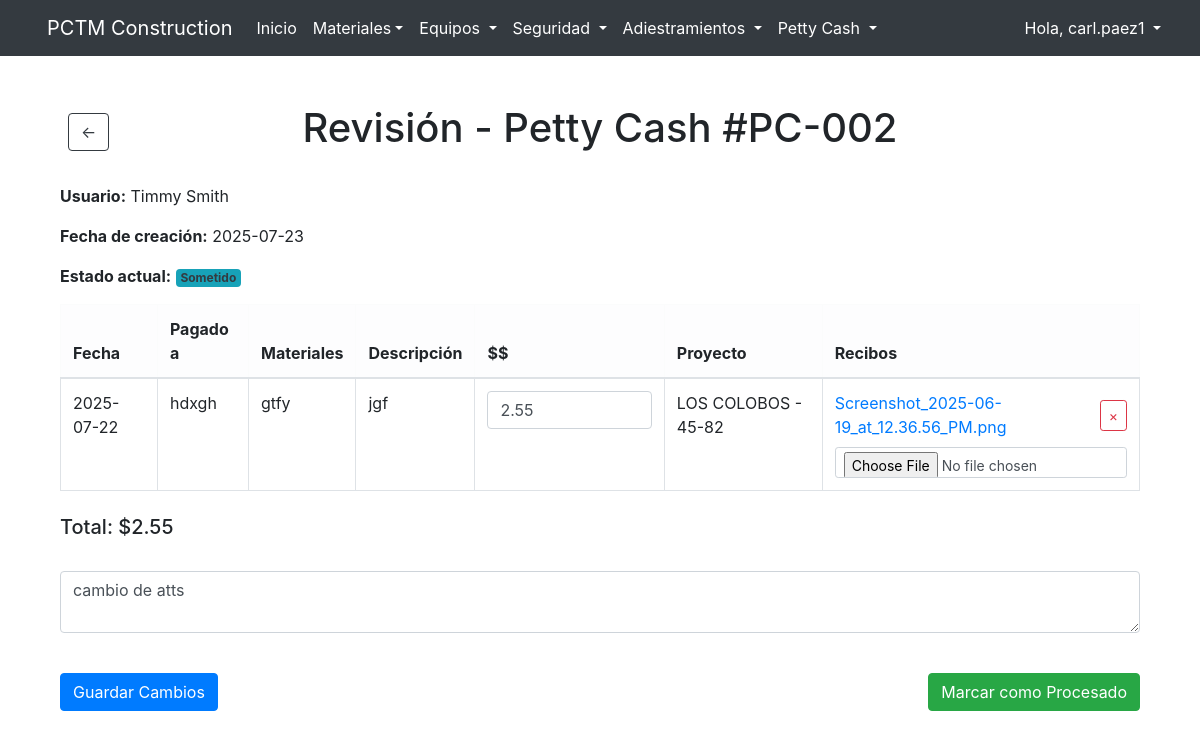
/pettycash/2/review (signed in), run on the app's committed database.
### website/models.py (models this page shows, shortened)
class User(db.Model, UserMixin):
    id = db.Column(db.Integer, primary_key=True)
    email = db.Column(db.String(150), unique = True)
    username = db.Column(db.String(10), unique = True)
    password = db.Column(db.String(150))
    first_name = db.Column(db.String(150))
    last_name = db.Column(db.String(150))
    group = db.Column(db.String(50), default='standard')

class PettyCash(db.Model):
    id = db.Column(db.Integer, primary_key=True)
    petty_num = db.Column(db.String(10), nullable=False, unique=True)
    date = db.Column(db.DateTime(timezone=True), default=func.now())
    user_id = db.Column(db.Integer, db.ForeignKey('user.id'))
    user = db.relationship('User', foreign_keys=[user_id], backref='petty_cash')
    total_amount = db.Column(db.Float, default=0.0)   # ✅ ADD THIS HERE
    status = db.Column(db.String(20), default='No Completado')  # ✅ Optional status field
    processed_date = db.Column(db.DateTime(timezone=True), nullable=True)
    processed_by_id = db.Column(db.Integer, db.ForeignKey('user.id'), nullable=True)
    processed_by = db.relationship('User', foreign_keys=[processed_by_id])
    review_notes = db.Column(db.Text, nullable=True)
    pettycashitems = db.relationship('PettyCashItems', backref='petty_cash', cascade="all, delete-orphan")

class PettyCashItems(db.Model):
    id = db.Column(db.Integer, primary_key=True)
    date = db.Column(db.DateTime(timezone=True))
    paid_to = db.Column(db.String(50), nullable=False)
    material = db.Column(db.String(500), nullable=False)
    description = db.Column(db.String(500), nullable=False)
    quantity = db.Column(db.Float)
    project_id = db.Column(db.Integer, db.ForeignKey('projects.id'), nullable=False)
    project = db.relationship('Projects', backref='petty_cash_items')
    pettycash_id = db.Column(db.Integer, db.ForeignKey('petty_cash.id'), nullable=False)

class Projects(db.Model):
    id = db.Column(db.Integer, primary_key=True)
    project= db.Column(db.String(100), nullable = False)
    jobnumber = db.Column(db.String(10))
    engineer = db.Column(db.String(150))
    email=db.Column(db.String(150))

class PettyCashItemsDocs(db.Model):
    id = db.Column(db.Integer, primary_key=True)
    filename = db.Column(db.String(500), nullable=False)
    filepath = db.Column(db.String(500), nullable=False)
    pettycashitem_id = db.Column(db.Integer, db.ForeignKey('petty_cash_items.id'), nullable=False)
    item = db.relationship("PettyCashItems", backref="docs")

### website/views.py (the view, shortened to what this page needs)
@views.route('/pettycash/<int:petty_id>/review', methods=['GET', 'POST'])
@login_required
def review_pettycash(petty_id):
    if current_user.group not in ['admin', 'manager']:
        flash("Acceso denegado", category='error')
        return redirect(url_for('views.home'))
    petty = PettyCash.query.get_or_404(petty_id)
    items = PettyCashItems.query.filter_by(pettycash_id=petty.id).all()
    all_projects = Projects.query.all()
    return render_template('review_pettycash.html', petty=petty, items=items, user=current_user, all_projects=all_projects)

### website/templates/review_pettycash.html (shortened to what this page needs)
{% extends "base.html" %}
{% block content %}
<br />
<div class="container mt-4">
  <div class="mb-4">
      <div class="position-relative" style="height: 56px;">
        <a href="#"
          onclick="history.go(-1)"
          class="btn btn-outline-dark position-absolute"
          style="top: 50%; left: 0; transform: translateY(-50%); margin-left: 8px;">
          &#8592;
        </a>
        <h1 class="mb-0 position-absolute w-100 text-center"
            style="pointer-events: none;" >
            Revisión - Petty Cash #{{ petty.petty_num }}
        </h1>
      </div>
  </div>
  <p><strong>Usuario:</strong> {{ petty.user.first_name }} {{ petty.user.last_name }}</p>
  <p><strong>Fecha de creación:</strong> {{ petty.date.strftime('%Y-%m-%d') }}</p>
  <p><strong>Estado actual:</strong> <span class="badge bg-info text-dark">{{ petty.status }}</span></p>
  <form method="POST" enctype="multipart/form-data">
    <table class="table table-bordered mt-3">
      <thead class="table-light">
        <tr>
          <th>Fecha</th>
          <th>Pagado a</th>
          <th>Materiales</th>
          <th>Descripción</th>
          <th>$$</th>
          <th>Proyecto</th>
          <th>Recibos</th>
        </tr>
      </thead>
      <tbody>
        {% for item in items %}
        <tr>
          <td>{{ item.date.strftime('%Y-%m-%d') }}</td>
          <td>{{ item.paid_to }}</td>
          <td>{{ item.material }}</td>
          <td>{{ item.description }}</td>
          <td>
            <input type="number" name="quantity[]" step="0.01" class="form-control qty" value="{{ item.quantity }}">
          </td>
          <td>
            {% for project in all_projects %}
              {% if item.project_id == project.id %}
                {{ project.project }} - {{ project.jobnumber }}
              {% endif %}
            {% endfor %}
          </td>
          <td>
            {% for doc in item.docs %}
              <div class="uploaded-doc d-flex align-items-center mb-2">
                <a href="{{ url_for('static', filename='pettycash/' ~ doc.filename) }}" target="_blank" class="me-2">{{ doc.filename }}</a>
                <button type="button"
                class="btn btn-sm btn-outline-danger ms-2"
                onclick="removeExistingFile(this, '{{ item.id }}', '{{ doc.id }}')">
                  &times;
                </button>
              </div>
            {% endfor %}
            <div class="d-flex align-items-center mt-1">
              <input type="file" name="docs_item_{{ item.id }}" class="form-control form-control-sm me-2" onchange="showClearBtn(this)">
            </div>
          </td>
        </tr>
        {% endfor %}
      </tbody>
    </table>
    <div class="d-flex justify-content-between align-items-center mt-4">
      <div>
        <h5>Total: ${{ '%.2f'|format(petty.total_amount) }}</h5>
      </div>
      <br />
    </div>
    <div class="d-flex justify-content-between align-items-center mt-4">
      {% if petty.status == 'Sometido' %}
        <textarea name="review_notes" placeholder="Notas:" class="form-control mb-3">{{ petty.review_notes or '' }}</textarea>
      {% endif %}
    </div>
    <div class="d-flex justify-content-between align-items-center mt-4">
      <button type="submit" name="action" value="save" class="btn btn-primary">
        Guardar Cambios
      </button>
      <button type="submit" name="action" value="mark_processed" class="btn btn-success ">
        Marcar como Procesado
      </button>
    </div>
  </form>
</div>
<br />
{% endblock %}

### website/templates/base.html (shortened to what this page needs)
<!DOCTYPE html>
<html>
  <head>
    <link
      rel="stylesheet"
      href="https://stackpath.bootstrapcdn.com/bootstrap/4.4.1/css/bootstrap.min.css"
    />
    <link
      rel="stylesheet"
      href="https://stackpath.bootstrapcdn.com/font-awesome/4.7.0/css/font-awesome.min.css"
    />
    <link rel="stylesheet" href="https://cdn.jsdelivr.net/npm/bootstrap-icons@1.11.3/font/bootstrap-icons.min.css">
    <link rel="stylesheet" href="https://stackpath.bootstrapcdn.com/bootstrap/4.5.2/css/bootstrap.min.css">
  </head>
  <body>
    <nav class="navbar navbar-expand-lg navbar-dark bg-dark">
      <div class="container-fluid">
        <div class="d-flex align-items-center">
          <a class="navbar-brand me-2" href="#">PCTM Construction</a>
        </div>
        <div class="collapse navbar-collapse " id="navbar">
          <ul class="navbar-nav w-100 d-flex flex-column flex-lg-row">
            {% if user.is_authenticated %}
            <li class="nav-item">
              <a class="nav-link text-white" id="home" href="/">Inicio</a>
            </li>
            <li class="nav-item dropdown">
              <a class="nav-link dropdown-toggle text-white" id="navbarDropdown" href="#" role="button" data-toggle="dropdown" aria-haspopup="true" aria-expanded="false">Materiales</a>
            </li>
            <li class="nav-item dropdown">
              <a class="nav-link dropdown-toggle text-white" href="#" id="navbarDropdown" role="button" data-toggle="dropdown" aria-haspopup="true" aria-expanded="false">
                Equipos
              </a>
            </li>
            <li class="nav-item dropdown">
              <a class="nav-link dropdown-toggle text-white" href="#" id="navbarDropdown" role="button" data-toggle="dropdown" aria-haspopup="true" aria-expanded="false">
                Seguridad
              </a>
            </li>
              {% if current_user.group in ['admin','manager'] %}
                <li class="nav-item dropdown">
                  <a class="nav-link dropdown-toggle text-white" href="#" id="navbarDropdown" role="button" data-toggle="dropdown" aria-haspopup="true" aria-expanded="false">
                    Adiestramientos
                  </a>
                </li>
              {% endif %}
            <li class="nav-item dropdown">
              <a class="nav-link dropdown-toggle text-white" href="#" id="navbarDropdown" role="button" data-toggle="dropdown" aria-haspopup="true" aria-expanded="false">
                Petty Cash
              </a>
            </li>
            {% endif %}
          </ul>
          <ul class="navbar-nav ms-auto">
            {% if user.is_authenticated %}
            <li class="nav-item dropdown">
              <a class="nav-link dropdown-toggle text-white" href="#" id="navbarDropdown" role="button" data-toggle="dropdown" aria-haspopup="true" aria-expanded="false">
                Hola, {{ user.username }}
              </a>
            </li>
            {% endif %}
          </ul>
        </div>
      </div>
    </nav>
    <div class="container">{% block content %} {% endblock %}</div>
  </body>
</html>

### data on the page
User: username "carl.paez1"
PettyCash: petty_num "PC-002", date "2025-07-23", status "Sometido", total_amount "2.55", review_notes "cambio de atts"
User: user.first_name "Timmy", user.last_name "Smith"
PettyCashItems: date "2025-07-22", paid_to "hdxgh", material "gtfy", description "jgf", quantity "2.55"
Projects: project "LOS COLOBOS", jobnumber "45-82"
PettyCashItemsDocs: filename "Screenshot_2025-06-19_at_12.36.56_PM.png"
